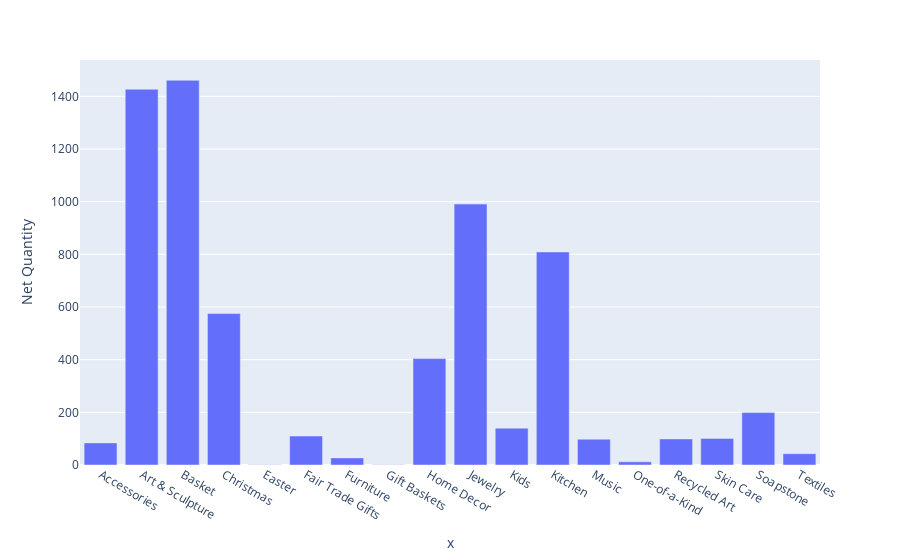

Notebook source saved alongside this figure:
### Markdown cell above
### What is the total units sold for each category?

### Code cell
key=["Product Type"]
col=["Net Quantity"]

result_df = df.groupby(key) [      col   ].sum()

display(result_df)


fig = pe.bar(
    x=ans_df.index,
    y="Net Quantity",
    data_frame=result_df
)

display(fig)

### Figure 1 — Plotly figure (JSON) as saved in the notebook; plotly's stock layout.template omitted (floating-point values rounded to 4 significant figures)
{"data": [{"alignmentgroup": "True", "hovertemplate": "x=%{x}<br>Net Quantity=%{y}<extra></extra>", "legendgroup": "", "marker": {"color": "#636efa", "pattern": {"shape": ""}}, "name": "", "offsetgroup": "", "orientation": "v", "showlegend": false, "textposition": "auto", "type": "bar", "x": ["Accessories", "Art & Sculpture", "Basket", "Christmas", "Easter", "Fair Trade Gifts", "Furniture", "Gift Baskets", "Home Decor", "Jewelry", "Kids", "Kitchen", "Music", "One-of-a-Kind", "Recycled Art", "Skin Care", "Soapstone", "Textiles"], "xaxis": "x", "y": [84, 1427, 1461, 575, 1, 110, 27, 1, 404, 991, 140, 809, 98, 12, 99, 101, 199, 43], "yaxis": "y"}], "layout": {"barmode": "relative", "legend": {"tracegroupgap": 0}, "margin": {"t": 60}, "xaxis": {"anchor": "y", "domain": [0, 1], "title": {"text": "x"}}, "yaxis": {"anchor": "x", "domain": [0, 1], "title": {"text": "Net Quantity"}}}}
